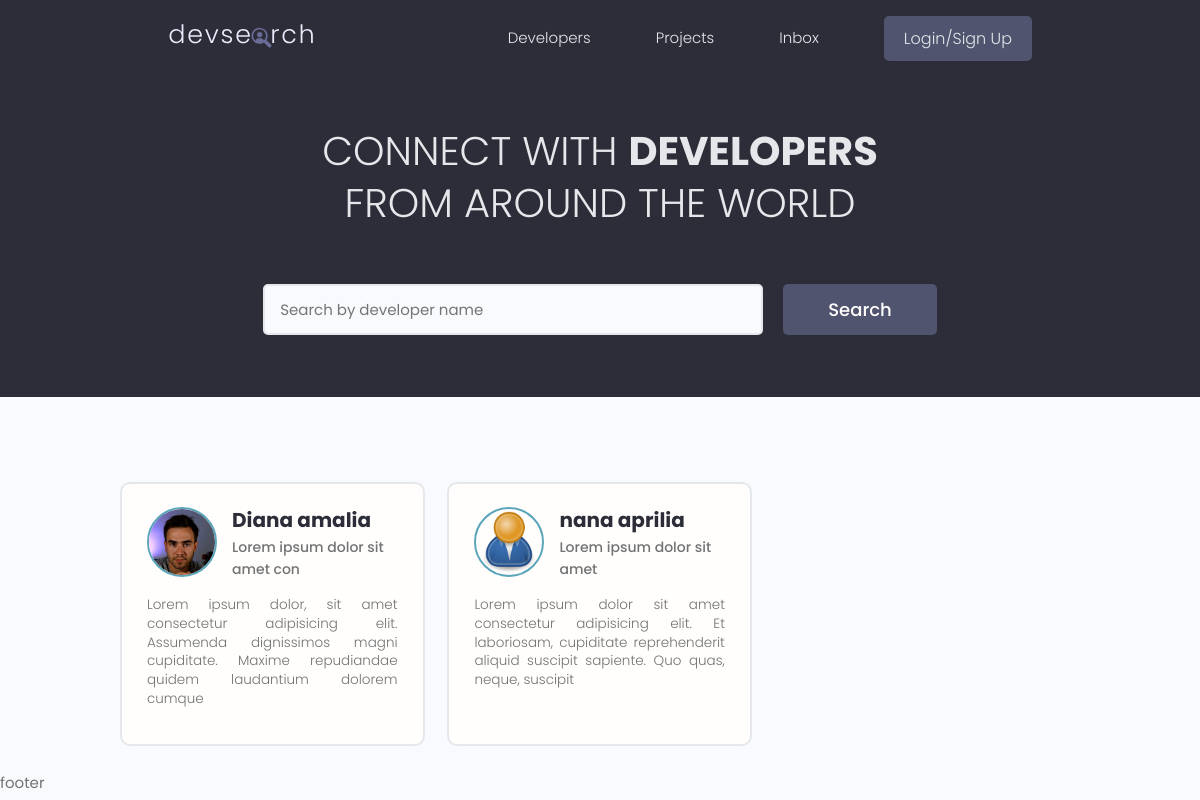
/users/, run on an earlier commit of the app's database.
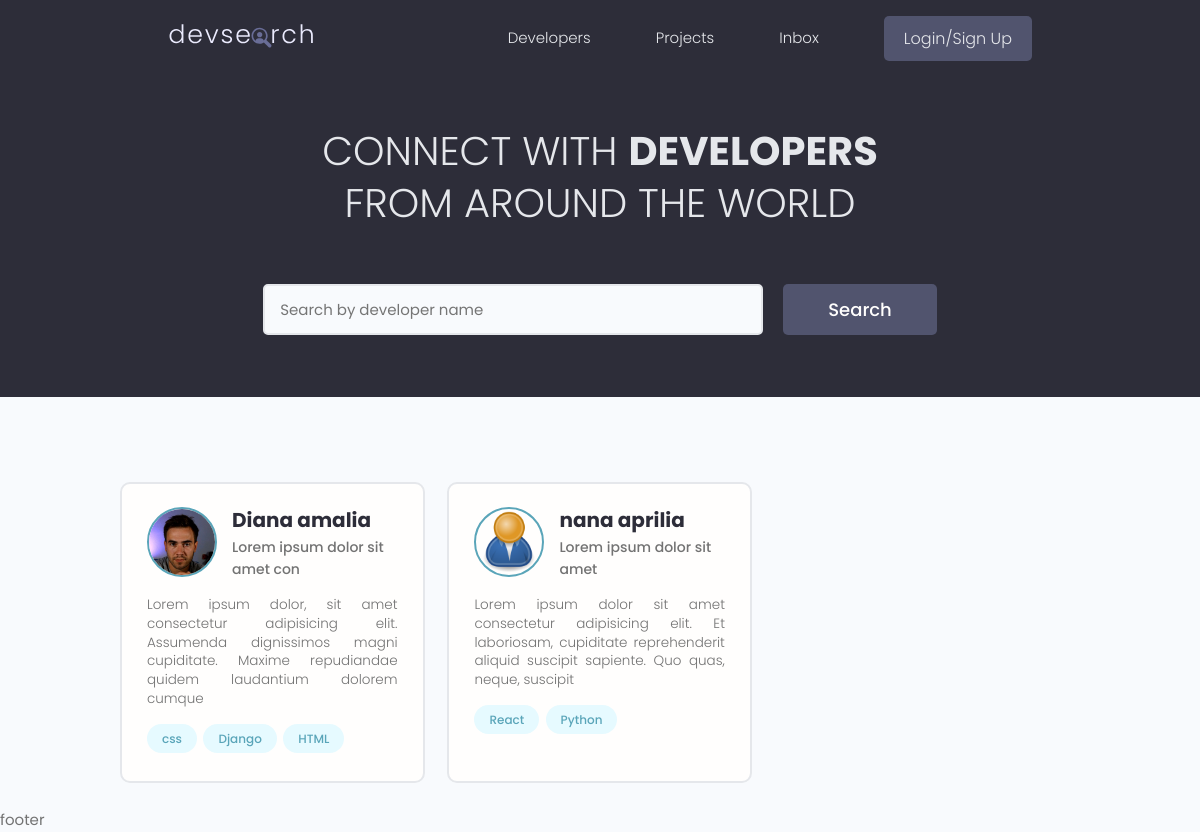
And on a later commit of the database.
### users/models.py (models this page shows, shortened)
class Profile(models.Model):
    user = models.OneToOneField(User, on_delete=models.CASCADE, null=True, blank=True)
    name = models.CharField(max_length=200, blank=True, null=True)
    email = models.EmailField(max_length=500, blank=True, null=True)
    username = models.CharField(max_length=200, blank=True, null=True)
    location = models.CharField(max_length=200, blank=True, null=True)
    short_intro = models.CharField(max_length=200, blank=True, null=True)
    bio = models.TextField(blank=True, null=True)
    profile_image = models.ImageField(null=True, blank=True, upload_to='profiles/', default='profiles/user-default.png')
    social_github = models.CharField(max_length=200, blank=True, null=True)
    social_twitter = models.CharField(max_length=200, blank=True, null=True)
    social_linkedin = models.CharField(max_length=200, blank=True, null=True)
    social_youtube = models.CharField(max_length=200, blank=True, null=True)
    social_website = models.CharField(max_length=200, blank=True, null=True)
    created = models.DateTimeField(auto_now_add=True)
    id = models.UUIDField(default=uuid.uuid4, unique=True, primary_key=True, editable=False)

class Skill(models.Model):
    owner = models.ForeignKey(Profile, on_delete=models.CASCADE, null=True)
    name = models.CharField(max_length=200, blank=True, null=True)
    description = models.TextField(null=True, blank=True)
    created = models.DateTimeField(auto_now_add=True)
    id = models.UUIDField(default=uuid.uuid4, unique=True, primary_key=True, editable=False)
    def __str__(self):
        return str(self.name)

### users/views.py (the view)
# urls.py: path('', views.profiles, name="profiles"),
def profiles(request):
    profiles = Profile.objects.all()
    context = {'profiles':profiles}
    return render(request, 'users/profiles.html', context)

### users/templates/users/profiles.html (shortened to what this page needs)
{% extends 'main.html' %}
{% block content %}
<main class="home">
    <section class="hero-section text-center">
        <div class="container container--narrow">
            <div class="hero-section__box">
                <h2>CONNECT WITH <span>DEVELOPERS</span></h2>
                <h2>FROM AROUND THE WORLD</h2>
            </div>
            <div class="hero-section__search">
                <form class="form" action="#" method="get">
                    <div class="form__field">
                        <input class="input input--text" id="formInput#search" type="text" name="text"
                            placeholder="Search by developer name" />
                    </div>
                    <input class="btn btn--sub btn--lg" type="submit" value="Search" />
                </form>
            </div>
        </div>
    </section>
    <section class="devlist">
        <div class="container">
            <div class="grid grid--three">
                {% for profile in profiles %}
                <div class="column card">
                    <div class="dev">
                        <a href="{% url 'user-profile' profile.id %}" class="card__body">
                            <div class="dev__profile">
                                <img class="avatar avatar--md" src="{{ profile.profile_image.url }}"
                                    alt="image" />
                                <div class="dev__meta">
                                    <h3>{{ profile.name }}</h3>
                                    <h5>{{ profile.short_intro|slice:"30" }}</h5>
                                </div>
                            </div>
                            <p class="dev__info">{{profile.bio|slice:"150"}}</p>
                            <div class="dev__skills">
                                {% for skill in profile.skill_set.all|slice:"5" %}
                                <span class="tag tag--pill tag--main">
                                    <small>{{ skill }}</small>
                                </span>
                                {% endfor %}
                            </div>
                        </a>
                    </div>
                </div>
               {% endfor %}
            </div>
        </div>
    </section>
</main>
{% endblock content %}

What changed in the data, as far as the page shows it:
added Skill: name "css", shown under Profile "Diana amalia"
added Skill: name "Django", shown under Profile "Diana amalia"
added Skill: name "HTML", shown under Profile "Diana amalia"
added Skill: name "React", shown under Profile "nana aprilia"
added Skill: name "Python", shown under Profile "nana aprilia"
